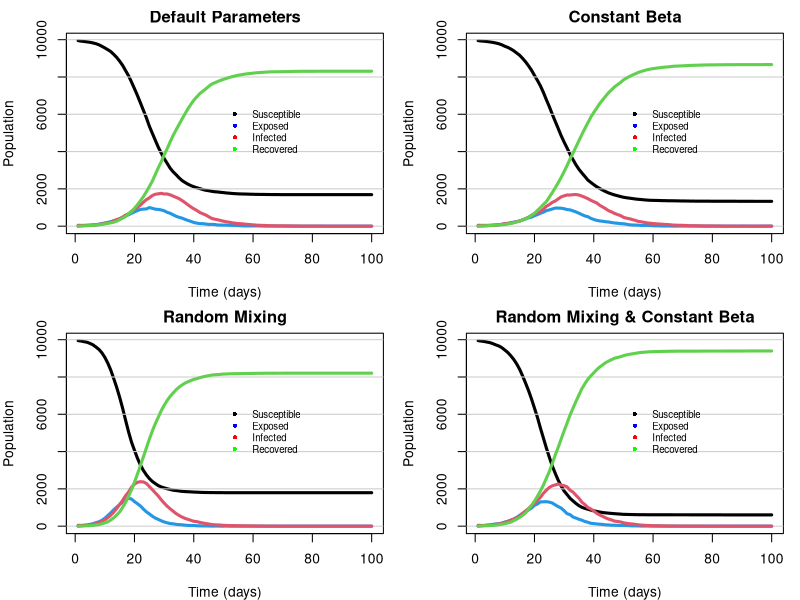

This chart was generated by the following R code:
# Jackson Cramer (s2274544), Maximillian McCourt (s2145762), Natalia Montalvo Cabornero (s1969053)

# Our group worked collaboratively on the development and optimisation of all exercises.
# Although tasks were divided among us, we maintained a balanced workload through 
# regular code reviews, debugging sessions, and problem-solving meetings.
# Jackson focused on the plotting functions and household creation. 
# Max focused on implementing the nseir function.
# Natalia focused on the get.net function and code commenting.

# Link to github repo: https://github.com/mhmc0808/ESP_GroupWorks.git
# Note about github repo: Our group used the same repo for both project 1 and project
# 2. The code for project 2 can be found in the GW2 folder, and is titled proj2.r

######### GENERAL DESCRIPTION #########

# This project extends the SEIR (Susceptible-Exposed-Infectious-Recovered) disease 
# model by incorporating household and social network structures. Individuals are 
# grouped into households and connected through probabilistic contact networks 
# based on sociability parameters. The model simulates disease transmission through 
# household, network, and random interactions to study how social structure and 
# individual variability affect epidemic dynamics.


######### CONTACT NETWORK MODEL ##########

# get.net() function constructs a contact network model among individuals.
# Links between individuals are formed probabilistically according to their
# sociability parameters (beta), excluding any individuals in the same household 
# (h). The output is a list where the i-th element contains the indices of person 
# i’s regular contacts.
get.net <- function(beta,h,nc=15){
  
  # Inputs:
  #   beta - vector of sociability parameters for each individual
  #   h - vector of household IDs for each individual
  #   nc - average number of contacts per person
  
  # Locally define population size
  n <- length(beta)
  
  # Initialise an empty contact list for all individuals
  contacts <- vector("list", n)
  
  # Compute the coefficient of our contact network formula
  coeff <- nc/(mean(beta)**2 * (n - 1))
  
  # Loop through all individuals to create network links
  for (i in 1:(n-1)){
    
    # For individual i, define all possible contacts of individuals i+1 to n
    # who are not in the same household (as previous links have already been generated)
    non_h <- h[(i+1):n] != h[i] 
    poss_links <- c((i+1):n)[non_h] 
    
    # Extract beta values (sociability parameters) for potential contacts
    beta_poss_links <- beta[poss_links]
    
    # Compute the probabilities of forming a contact between individual i and others using contact network formula
    prob_betas <- coeff*beta[i]*beta_poss_links
    
    # Generate links based on the assigned contact probabilities
    link_idx <- rbinom(length(prob_betas), 1, prob_betas) == 1
    links <- poss_links[link_idx]
    
    # Store the link in the i-th person's contact list
    contacts[[i]] <- c(contacts[[i]], links)
    
    # Append link with i-th person to the j-th person's contact list
    for (j in links) {
      contacts[[j]] <- c(contacts[[j]], i)
    }
  }
  
  # Return the full contact network as list
  return(contacts)
}


#########  SEIR MODEL  ##########

# nseir() function simulates a disease model over time in a population with 
# household and network-based social structure. Each individual is in one of four 
# states: Susceptible (S=0), Exposed (E=1), Infected (I=2), or Recovered (R=3). 
# The function uses constant daily probabilites for transitions from state E to I 
# and state I to R. For moving individuals from state S to E, we determine exposure 
# of susceptibles to the infectious population in state I by using the household 
# and regular contact networks previously defined. As a final method of exposure, 
# irrespective of household or regular network relations, we generate a daily probability 
# of exposure between each infected (I) and each susceptible (S) individual.
nseir <- function(beta,h,alink,alpha=c(.1,.01,.01),delta=.2,gamma=.4,nc=15, nt = 100,pinf = .005){
  
  # Inputs:
  #   beta - vector of sociability parameters for each individual
  #   h -  vector of household IDs for each individual
  #   alink - list defining the regular contacts of each person
  #   alpha - vector of household, regular network and random mixing parameters
  #   delta - daily probability of moving from state I to state R
  #   gamma - daily probability of moving from state E to state I
  #   nc - average number of contacts per person
  #   nt -  total number of days of simulation
  #   pinf - proportion of initial population to randomly start in the I state
  
  # Locally define population size
  n <- length(beta)
  
  # Defining alpha parameters
  alpha_h <- alpha[1] # Household parameter
  alpha_c <- alpha[2] # Contact network parameter
  alpha_r <- alpha[3] # Random daily mixing parameter
  
  # Recalling susceptible S=0, initialise total population as vector of zeros
  x <- rep(0, n)
  
  # Initialise infected individuals at random (using pinf input)
  x[sample(n, max(1,round(n*pinf)))] <- 2 # Use max() to ensure at least 1 person is initialised as infected
  
  # Initialise SEIR population counts for each day
  S <- E <- I <- R <- rep(0,nt)
  S[1] <- sum(x == 0) # Initialise population of susceptible individuals on day 1
  I[1] <- sum(x == 2) # Initialise population of infectious individuals on day 1
  
  # Compute the coefficient of our random daily mixing formula
  coeff <- (alpha_r*nc)/(mean(beta)^2 * (n-1))
  
  # Loop over days
  for (t in 2:nt){
    
    # Generate a random deviates for each individual for mutually exclusive transitions from states I to R and E to I
    u <- runif(n)
    x[x==2 & u<delta] <- 3 # Infectious to recovered state
    x[x==1 & u<gamma] <- 2 # Exposed to infectious state
    
    # Determine IDs of currently infectious population
    current_I <- which(x==2)
    
    # Ensure there is a current infectious population
    if (length(current_I) > 0) { 
      
      # HOUSEHOLD TRANSMISSION
      # Count infectious individuals per household using tabulate(), then map counts to each person
      num_I_h <- tabulate(h[x==2], nbins=max(h))[h]
      
      # Find indices of susceptible individuals living in households with infectious individuals
      sus_I_h <- which(x==0 & num_I_h>0)
      
      # Generate probabilities of each susceptible person becoming exposed using alpha_h parameter, adjusting for number of infectious people in household
      probs_h <- 1 - (1 - alpha_h)^num_I_h[sus_I_h]
      
      # Update population x for susceptible individuals who get exposed based on these generated probabilities
      x[sus_I_h[runif(length(sus_I_h)) < probs_h]] <- 1
      
      # CONTACT NETWORK TRANSMISSION
      # Combine all infectious individuals’ contact lists into one vector
      contacts_I <- unlist(alink[which(x==2)])
      
      # Count how many infectious contacts each person has with tabulate()
      num_I_c <- tabulate(contacts_I, nbins=length(x))
      
      # Identify indices of susceptible individuals in contact with at least one infectious person
      sus_w_I_c <- which(x==0 & num_I_c>0)
      
      # Generate probabilities of each susceptible person becoming exposed using alpha_c parameter, adjusting for number of infectious people in the susceptible individuals' contact network
      probs_c <- 1 - (1 - alpha_c)^num_I_c[sus_w_I_c]
      
      # Update population x for susceptible individuals who get exposed based on these generated probabilities
      x[sus_w_I_c[runif(length(sus_w_I_c)) < probs_c]] <- 1
      
      # RANDOM DAILY MIXING TRANSMISSION
      # Indices of susceptible individuals
      current_S <- which(x==0)
      
      # Ensure there is a current susceptible population
      if (length(current_S) > 0) {
        # Use outer() function to create all pairwise products of beta parameters for susceptible–infectious pairs
        beta_matrix <- outer(beta[current_S], beta[current_I])
        
        # Calculate probabilities of each susceptible avoiding infection from each infectious individual using random daily mixing formula
        prob_matrix_r <- 1 - coeff * beta_matrix
        
        # Combine row-wise to find total probability of each susceptible individual avoiding infection from all infectious individuals
        prob_not <- apply(prob_matrix_r, 1, prod)
        
        # Convert to infection probabilities for each susceptible
        probs_r <- 1 - prob_not
        
        # Update population x for susceptible individuals who get exposed based on these generated probabilities
        x[current_S[runif(length(current_S)) < probs_r]] <- 1
      }
    }
    
    # Record SEIR population for day t
    S[t] <- sum(x==0)
    E[t] <- sum(x==1)
    I[t] <- sum(x==2)
    R[t] <- sum(x==3)
  }
  
  # Return list of each SEIR population count from day 1 to day nt
  return(list(S=S,E=E,I=I,R=R,t=1:nt))
}


######### VISUALISATION OF DISEASE MODEL ##########

## --- Plotting Function --- ##

# plot_dynamics() function visualises the simulated evolution of the SEIR states 
# over time as a line plot, with each line in the plot coloured by their 
# corresponding SEIR state.
plot_dynamics <- function(pop_states, title=""){
  
  # Inputs:
  #   pop_states - population state counts as produced by nseir() function
  #   title - desired plot title
  
  # Calculate highest population among groups for consistent axis scaling
  ymax <- max(c(pop_states$S, pop_states$E, pop_states$I, pop_states$R))
  
  # Initialise plot and susceptible population over time as a black line
  plot(pop_states$S,ylim=c(0,ymax), type="l", lwd=3, xlab="Time (days)", ylab="Population", main=title)
  
  # Add horizontal grid lines at axis tick marks for easier visualisation
  abline(h=axTicks(2), col="gray80")
  
  # Plot remaining SEIR groups as unique colored lines
  lines(pop_states$E, col=4, lwd=3) # E - blue
  lines(pop_states$I, col=2, lwd=3) # I - red
  lines(pop_states$R, col=3, lwd=3) # R - green
  
  # Add legend to identify which line corresponds to which SEIR group
  legend(x=length(pop_states$R)/2, y=ymax/1.5,
         legend=c("Susceptible", "Exposed", "Infected", "Recovered"),
         col=c("black", "blue", "red", "green"),
         lty=NA, lwd=2,
         pch=16,
         cex=0.7, bty="n")
}


## --- Distribution into Households --- ##

# Define the total population size and assign individuals to households.

n <- 10000 # Total population size
h_max <- 5 # Maximum number of people per household

# Randomly assign each person to a household of size 1 to h_max.
# Household IDs are repeated to give varying sizes, then shuffled
# to create an n-length vector representing a heterogeneous 
# household structure.
h <- rep(1:n, sample(1:h_max, n, replace=TRUE))[1:n] |> sample()

## --- Run Different Disease Model Scenarios --- ##

# Simulate and compare four scenarios to investigate the effects of household and contact network structure, 
# as well as the effect of individual variability in sociability (beta).

# First initialise a 'sociability' parameter (a random number between 0 and 1) for each individual
beta <- runif(n, 0, 1)

# Using get.net() function, create regular network of contacts between each individual
alink <- get.net(beta,h)

# 1. Default Parameters
# Simulate disease model with default parameters for household structure, network contacts, and random mixing
def_params <- nseir(beta,h,alink)

# 2. Random Mixing
# Simulate disease model by removing household and regular network structure,
# while keeping average initial infections per day the same for each person
# To do so, set alpha_h and alpha_c to 0, while setting alpha_r to .04
random_mixing <- nseir(beta, h, alink, alpha=c(0,0,.04))

# 3. Constant Beta
# Simulate disease model using default parameters, but assigning each person the same 
# sociability parameter, which is the average of our previously defined beta parameters
avg_beta <- rep(mean(beta), length(beta))
constant_beta <- nseir(avg_beta,h,alink)

# 4. Random Mixing & Constant Beta
# Simulate disease model by combining the conditions of the previous two simulations (random mixing and constant beta)
random_mixing_constant_beta <- nseir(avg_beta,h,alink, alpha=c(0,0,.04))


## --- Plotting the Four Simulations --- ##

# Set plotting layout/margins for disease model plots
par(mfcol=c(2,2), mar=c(4,4,2,1))

# Define list of plots and corresponding vector of titles
plots <- list(def_params, random_mixing, constant_beta, random_mixing_constant_beta)
titles <- c("Default Parameters", "Random Mixing", "Constant Beta", "Random Mixing & Constant Beta")

# Loop through each simulation and plot their disease model dynamics
for (i in seq_along(plots)) {
  plot_dynamics(plots[[i]], titles[i])
}

## --- Comments --- ##

# By including household structure and regular contact network, we notice that
# there appears to be a negligible difference between the final population of 
# susceptible and recovered individuals. However, there is a greater maximum rate of change 
# in the population states in our 'Random Mixing' plot (when we have no 
# household or regular contact network structures) than in our 'Default 
# Parameters' plot. This is not what was originally expected, as one would assume 
# the greater number of possible routes to exposure in the 'Default Parameters' 
# simulation would lead to a greater maximum rate of infection. However, this 
# unexpected behaviour could be a result of the 'Random Mixing' plot using a higher 
# alpha_r random mixing parameter (0.04) than our 'Default Parameters' plot of 
# alpha_r, using 0.01. This suggests that simulations with higher random mixing 
# parameter alpha_r may lead to a greater maximum infection rate regardless of 
# household structures or regular contact networks.

# We also note that the random mixing simulation has a greater maximum rate of 
# change in population states when beta (our 'sociability' parameter) is constant, 
# which is consistent with our previous findings. However, when using constant beta 
# for all individuals, we note that our simulation with no household or regular 
# contact network structures, displayed in  the 'Random Mixing & Constant Beta' 
# plot, results in a higher final recovered population and lower remaining 
# susceptible population than our simulation with the household and contact network 
# structures, as shown in the 'Constant Beta' plot. This indicates that by assuming 
# an equal level of 'sociability' of all individuals, a greater number of the 
# population transition through all states from susceptible to recovered, and there 
# exist less individuals remaining as susceptible by the end of the simulation.
